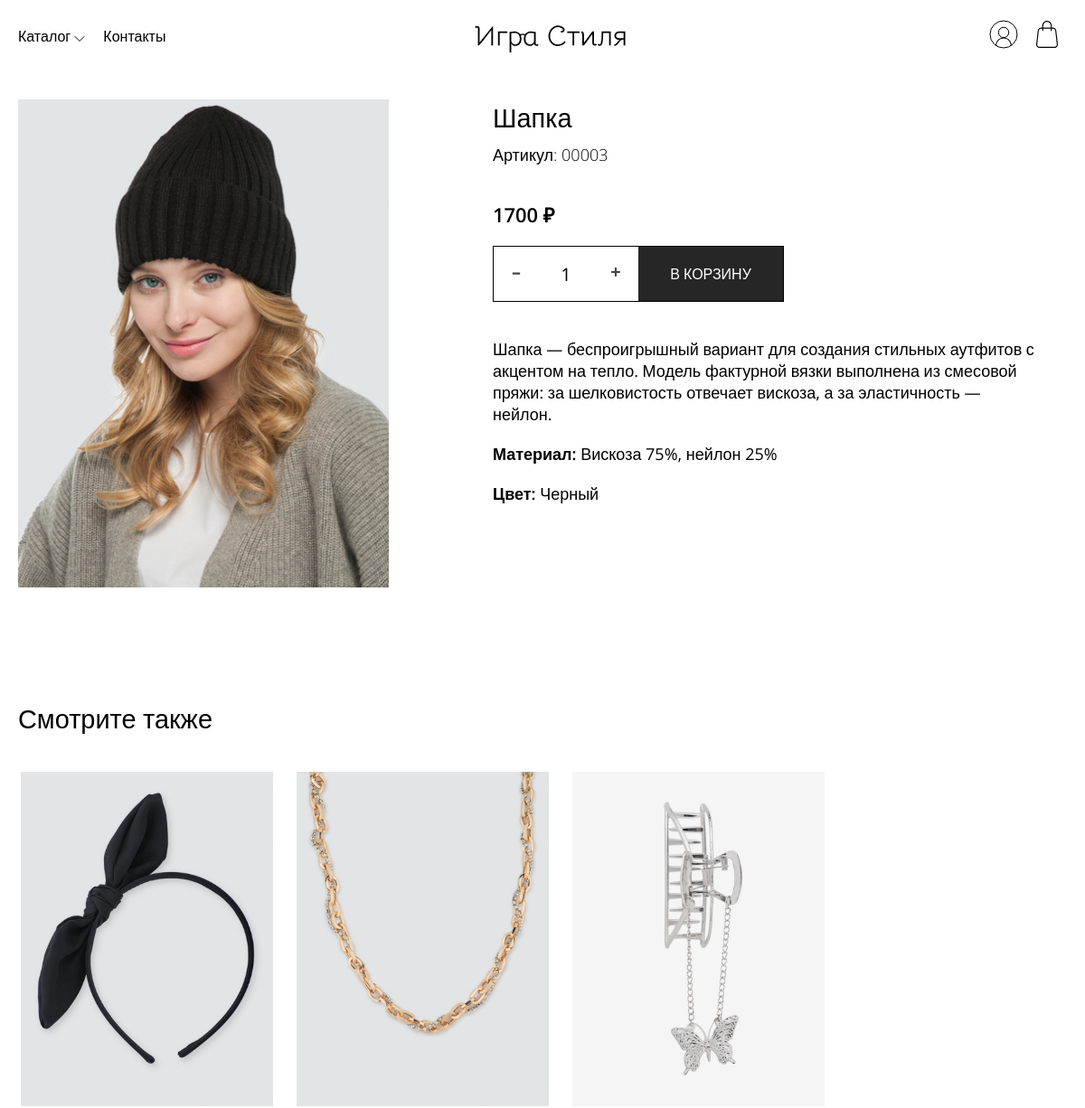
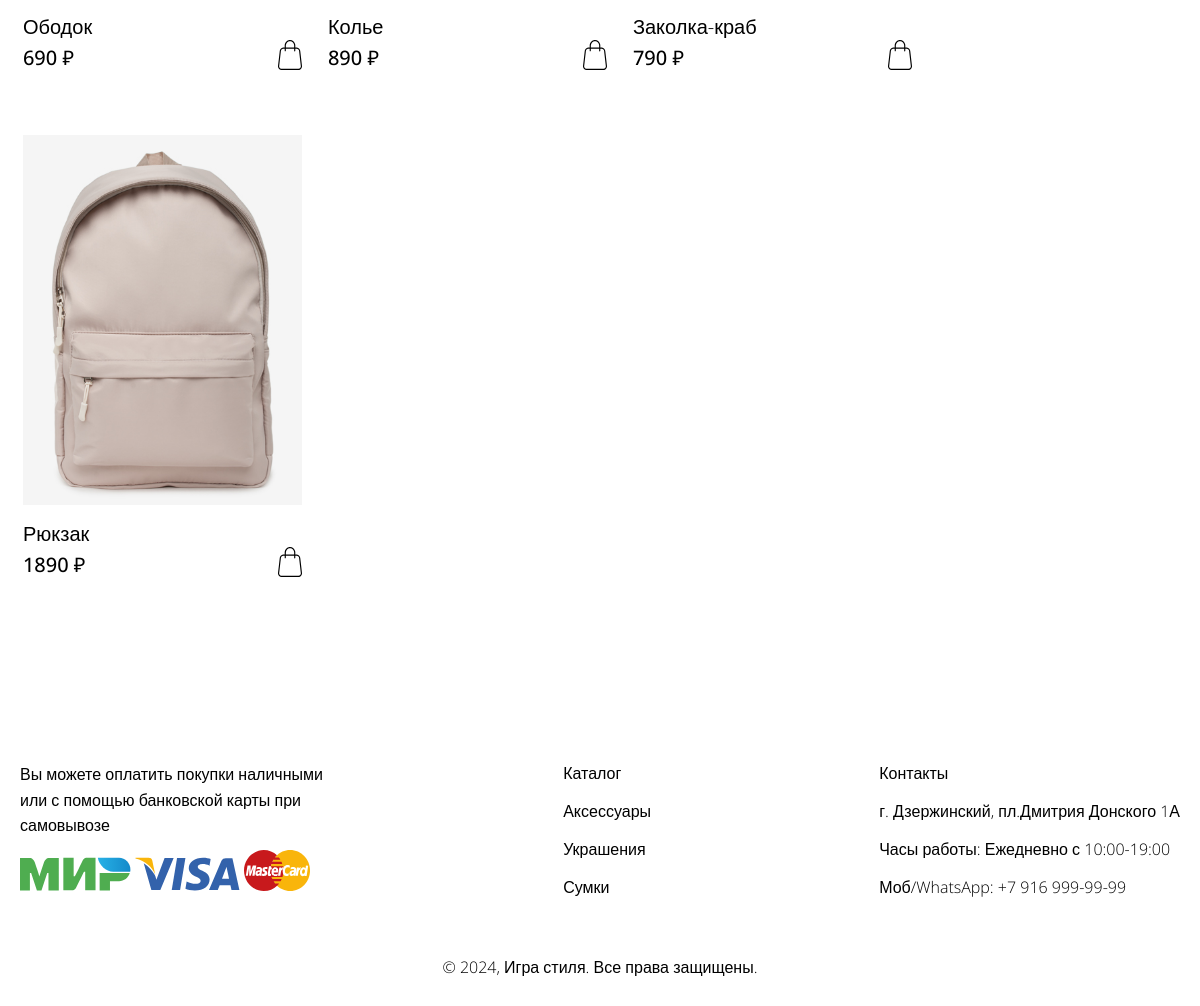
/php/product.php?id=3, run on the app's committed database (2 pictures, top to bottom).
### tables this page shows
CREATE TABLE `products` (
  `id_product` int(11) NOT NULL,
  `id_product_type` int(11) NOT NULL,
  `name_product` varchar(50) NOT NULL,
  `article` varchar(11) DEFAULT NULL,
  `description` varchar(300) NOT NULL,
  `price` int(11) NOT NULL,
  `image` varchar(300) NOT NULL,
  `material` varchar(100) NOT NULL,
  `id_color` int(11) NOT NULL,
  `quantity` int(11) NOT NULL,
  `quantity_store` int(11) DEFAULT NULL
);

CREATE TABLE `colors` (
  `id_color` int(11) NOT NULL,
  `name_color` varchar(20) NOT NULL
);

### php/product.php (the view, shortened to what this page needs)
<?php
include './components/header.php';
include './config/db.php';
$id_product = $_GET['id'] ?? '';
$query = "SELECT * FROM products p
INNER JOIN colors c ON p.id_color = c.id_color
WHERE p.id_product = $id_product AND p.quantity >= 1";
$result = mysqli_query($link, $query);
if ($result && mysqli_num_rows($result) > 0) {
    $product = mysqli_fetch_assoc($result);
?>
    <div class="product">
        <div class="container">
            <div class="product-content">
                <div class="product-content-picture">
                    <img src="<?= $product['image']; ?>" alt="Product Image">
                </div>
                <div class="product-content-points">
                    <h1><?= $product['name_product']; ?></h1>
                    <p class="product-article">Артикул: <?= $product['article']; ?></p>
                    <h2><?= $product['price']; ?> ₽</h2>
                    <form class="addToCart" method="post" action="/accessory_store/php/config/add_to_cart.php">
                        <div class="counter">
                            <span class="input-number-decrement">–</span><input class="input-number" type="text" value="1" min="0" max="<?php echo $product['quantity']; ?>"><span class="input-number-increment">+</span>
                            <button type="submit" class="button-product">В КОРЗИНУ</button>
                        </div>
                    </form>
                    <p><?= $product['description']; ?></p>
                    <p class="product-material"><span class="characteristics">Материал:</span> <?= $product['material']; ?></p>
                    <p><span class="characteristics">Цвет: </span><?= $product['name_color']; ?></p>
                </div>
            </div>
        </div>
    </div>
<?php
} else {
    echo "Товар не найден.";
}
$query_related = "SELECT * FROM products WHERE id_product != '$id_product' ORDER BY RAND() LIMIT 4";
$result_related = mysqli_query($link, $query_related);
$related_products = [];
if (mysqli_num_rows($result_related) > 0) {
    while ($row_related = mysqli_fetch_assoc($result_related)) {
        $related_products[] = $row_related;
    }
?>
    <div class="catalog">
        <div class="container">
        <h1 class="title">Смотрите также</h1>
            <div class="catalog-rec">
                <?php foreach ($related_products as $related_product) : ?>
                    <div class="catalog-cart">
                        <a href="product.php?id=<?php echo $related_product['id_product']; ?>">
                            <img class="catalog-picture" src="<?php echo $related_product['image']; ?>" alt="">
                            <p><?php echo $related_product['name_product']; ?></p>
                        </a>
                        <div class="catalog-cart-points">
                            <p><?= $related_product['price']; ?> ₽</p>
                            <form class="addToCartForm" action="/accessory_store/php/config/add_to_cart.php" method="post">
                                <button type="submit" style="border: none; background: none; cursor: pointer;">
                                    <img src="/accessory_store/img/cart.svg" alt="">
                                </button>
                            </form>
                        </div>
                    </div>
                <?php endforeach; ?>
            </div>
        </div>
    </div>
<?php }
include './components/footer.php';
?>
</body>
</html>

### css/style.css (style rules this page uses)
button { background: transparent; border: none; font-weight: 400; font-size: 16px; cursor: pointer; }
* { margin: 0; padding: 0; font-family: "Open Sans", sans-serif; }
a { text-decoration: none; color: inherit; }
p { font-size: 20px; }
h1, h2, h3 { font-style: normal; }
h1 { font-size: clamp(1.13rem, 0.83rem + 1.3vw, 2rem); font-weight: 400; }
h2 { font-size: clamp(0.88rem, 0.67rem + 0.93vw, 1.5rem); font-weight: 600; }
.container { max-width: 1200px; margin-right: auto; margin-left: auto; }
.title, .title-index { margin-bottom: 40px; }
.catalog .catalog-picture { max-width: 285px; height: 370px; margin-bottom: 10px; }
.catalog .catalog-content, .catalog .catalog-rec { display: flex; justify-content: space-between; }
.catalog .catalog-products, .catalog .catalog-rec { width: 100%; display: grid; grid-template-columns: repeat(auto-fit, minmax(285px, 1rem)); justify-items: center; justify-content: start; grid-column-gap: 20px; }
.catalog .catalog-cart { margin-bottom: 60px; }
.catalog .catalog-cart p { font-weight: 300; }
.catalog .catalog-cart .catalog-cart-points { display: flex; align-items: center; justify-content: space-between; }
.catalog .catalog-cart .catalog-cart-points p { font-weight: 500; }
.product { margin-top: 30px; margin-bottom: 120px; }
.product .product-content { display: flex; }
.product .product-content-picture { margin-right: 115px; }
.product .product-content-picture img { width: 410px; height: 540px; }
.product .product-content-points { max-width: 600px; }
.product .product-content-points p { font-size: 18px; }
.product .product-content-points .characteristics { font-weight: 600; }
.product .product-content-points .product-article { font-size: 18px; font-weight: 300; margin-top: 10px; margin-bottom: 40px; }
.product .product-content-points .product-material { margin-top: 20px; margin-bottom: 20px; }
.product .product-content-points .counter { width: 320px; margin-top: 20px; margin-bottom: 40px; }
.product .product-content-points .counter .button-product { height: 100%; width: 50%; color: #FFF; cursor: pointer; background: #262626; }
.counter { border: 1px solid; width: 160px; height: 60px; display: flex; }
.counter .input-number, .counter .item-quantity { width: 80px; vertical-align: top; text-align: center; outline: none; font-size: 20px; }
.counter .input-number, .counter .input-number-decrement, .counter .input-number-increment, .counter .item-quantity, .counter .item-quantity-decrement, .counter .item-quantity-increment { border: none; height: 60px; -webkit-user-select: none; -moz-user-select: none; user-select: none; }
.counter .input-number-decrement, .counter .input-number-increment, .counter .item-quantity-decrement, .counter .item-quantity-increment { display: inline-block; width: 30px; line-height: 55px; color: #444; text-align: center; font-weight: bold; cursor: pointer; font-size: 20px; }
.counter .input-number-decrement, .counter .item-quantity-decrement { margin: 0 0 0 10px; }
.counter .input-number-increment, .counter .item-quantity-increment { margin: 0 10px 0 0; }
form input, form select, form textarea { display: inline-block; width: 100%; height: 40px; background: none; border: none; outline: 0; border-bottom: 1px solid #4D4B4B; font-size: 20px; }
form input::placeholder, form select::placeholder, form textarea::placeholder { font-size: 16px; }
@media screen and (max-width: 1280px) { .categories, .container, footer, .nav-menu { margin-left: 20px; margin-right: 20px; } }

### data on the page
products: image (picture), name_product "Шапка", article "00003", price "1700", description "Шапка — беспроигрышный вариант для создания стильных аутфитов с акцентом на тепло. Модель фактурной вязки выполнена из смесовой пряжи: за шелковистость отвечает вискоза, а за эластичность — нейлон.", material "Вискоза 75%, нейлон 25%", id_color.name_color "Черный"
products: image (picture), name_product "Ободок", price "690"
products: image (picture), name_product "Колье", price "890"
products: image (picture), name_product "Заколка-краб", price "790"
products: image (picture), name_product "Рюкзак", price "1890"
